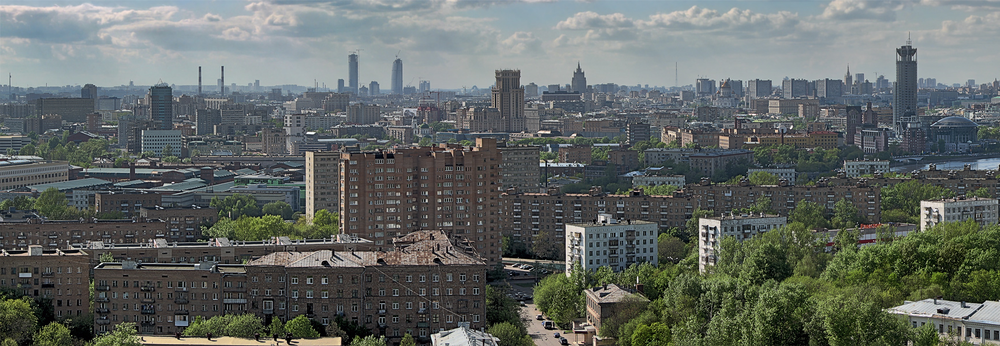
//> input picture panoramaII/Pan08_01.png, 1000 x 346 px, shrunk from 1732 x 600 before the run
$ ./main Pan08_01.png Pan08_02.png   (built with g++ and OpenCV 4)
//> lines starting //> are read from the running program, lines starting //| are printed output that depends on the picture
### panoramaII/serviceFunction.h
#ifndef SERVICEFUNCTION_H
#define SERVICEFUNCTION_H


#include <opencv2/opencv.hpp>

//=======================================================================================
//
//		Description: Вспомогательные функции проекта
//		Auth:	Vadim Yarmushov
//		Date: 17/03/21
//		Ver: 0.0.1
//
//=======================================================================================


namespace serviceFunction {


	void print_instruction();	// вывод инструкции на экран


// скопировать изображение в выбранную область Большего изображения
// cv::Mat mat - матрица куда будет копироваться изображение из cv::Mat in_mat
// cv::Mat in_mat - матрица фрагмент изображенияя, откуда будем копировать в большее изображение  - mat
// в соотвествующий region
// пример есть большая картинка cv::Mat mat( 600х 400) (w х h)
// копируем туда фрагмент - cv::Mat in_mat  150х170 (w х h)
// в cv::Rect region (x,y, w,h)  x,y - координаты левой верхней точки прямоугольника региона в большой картинке mat  куда будем копировать -  region(200,200, 150,170)
// размер in_mat должен быть такой же как и регион region,

	int copyToAreaInImage(cv::Mat& mat, cv::Mat& in_mat, cv::Rect region);


	// скопировать изображение из области src_region  изображения src_mat в выбранную область dst_regio Большего изображения -dst_mat
 // размер src_region = dst_region, отличается только начальная верхняя левая точка
 // размер матрицы куда копируем не может быть меньше размера фрагмента dst_region, а также не может быть меньше src_region
 // если все нормально вернется 0, иначе код ошибки
	int copyToAreaInImage(cv::Mat& src_mat, cv::Rect src_region, cv::Mat& dst_mat, cv::Rect dst_region);


}


#endif

### panoramaII/main.cpp
#include <iostream>

//#include <opencv2/opencv.hpp>

#include <opencv2/features2d.hpp>				// алгоритмы для поиска особых точек
#include <opencv2/highgui.hpp>					// для загрузки файлов
#include <opencv2/imgproc.hpp>					// функции обработки изображений
#include <opencv2/calib3d/calib3d.hpp>			// калибровка камеры и стереозрение
#include "serviceFunction.h"					// вспомогательные функции


//=======================================================================================
//
//
//		Description: Проект  panoramaII (вторая версия) занимается склейкой двух изображений с использованием OpenCV
//		c использованием поиска ключевых точек
//		Auth:	Vadim Yarmushov
//		Date: 20/03/21
//		Ver: 0.0.1
//
//=======================================================================================


int main(int argc, char *argv[])
{

	using namespace serviceFunction;


	std::cout << "\n";
	std::cout << "\nInitialization system OpenCV..." << std::endl;
	std::cout << "Description: application panoramaII  (ver2 with keypoints ) for composite two images in the one panorama" << std::endl;
	std::cout << "Author: Vadim Yarmushov" << std::endl;
	std::cout << "Date: 17/03/2021" << std::endl;
	std::cout << "ver: 0.0.2 " << std::endl;


	// если не ввели имена входных изображений и только 1 аргумент в коммандной строке
	if (argc == 1)
	{
		print_instruction();	// выведем инструкцию
		return -1;
	}


	// входные изображения
	// изображения подавать на вход слева направо, сверху вниз
	// это значит, что при вводе image_01 - это левое изображение, image_02 - правое - при горизонтальном совмещении,
	// при вертикальном совмещении image_01 - это верхнее изображение, image_02 - нижнее
	cv::Mat image_01_origin = cv::imread(argv[1]);	// первая фотография для слияния
//> image_01_origin is the input picture: 346 rows x 1000 cols, CV_8UC3; mean B, G, R 100.3, 103.7, 98
	cv::Mat image_02_origin = cv::imread(argv[2]); // вторая фотография для слияния
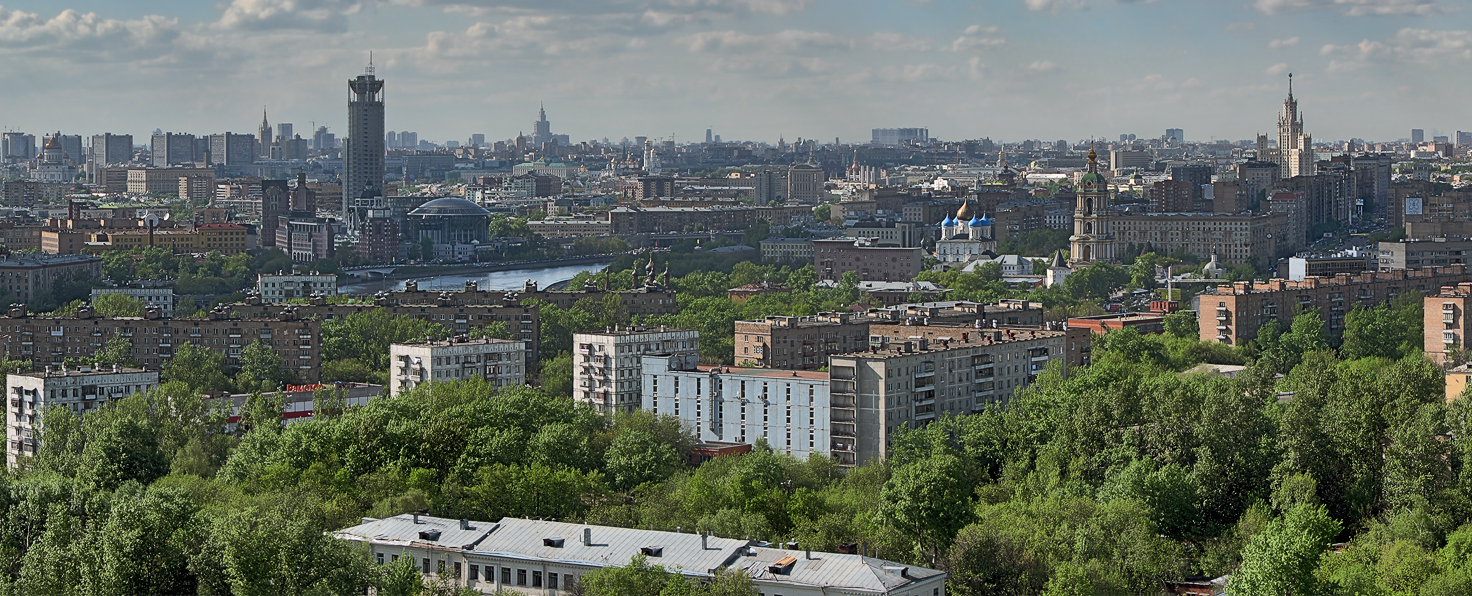
//> input picture panoramaII/Pan08_02.png, 1472 x 596 px
//> image_02_origin is the input picture: 596 rows x 1472 cols, CV_8UC3; mean B, G, R 96.5, 106.3, 98.9

	// полноцветные входные изображения
//	cv::Mat image_01_origin = cv::imread("Pan08_01.png");
//	cv::Mat image_02_origin = cv::imread("Pan08_02.png");


	// создадим 256 тоное изображение
	cv::Mat image_01(image_01_origin.size(), CV_8U);
	cv::Mat image_02(image_02_origin.size(), CV_8U);
	//Преобразуем в оттенки серого и выполняем бинаризацию
	// cv::cvtColor(image_01_origin, image_01, CV_BGR2GRAY);
	cv::cvtColor(image_01_origin, image_01, cv::COLOR_BGR2GRAY);
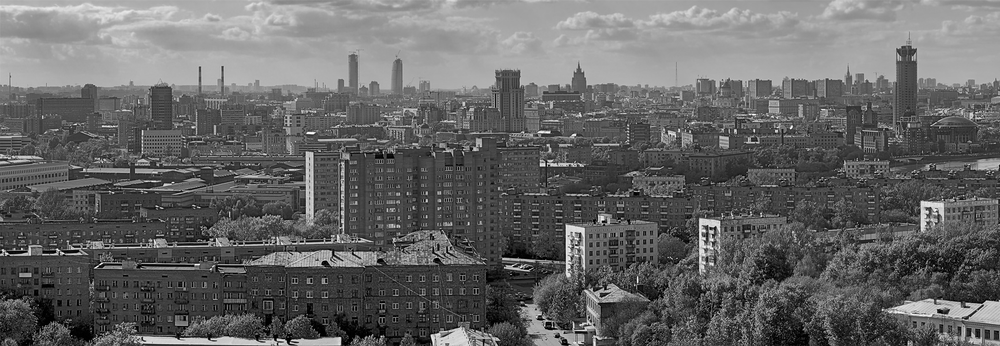
//> image_01: 346 rows x 1000 cols, CV_8UC1; min 0, max 255, mean 101.6
	cv::cvtColor(image_02_origin, image_02, cv::COLOR_BGR2GRAY);
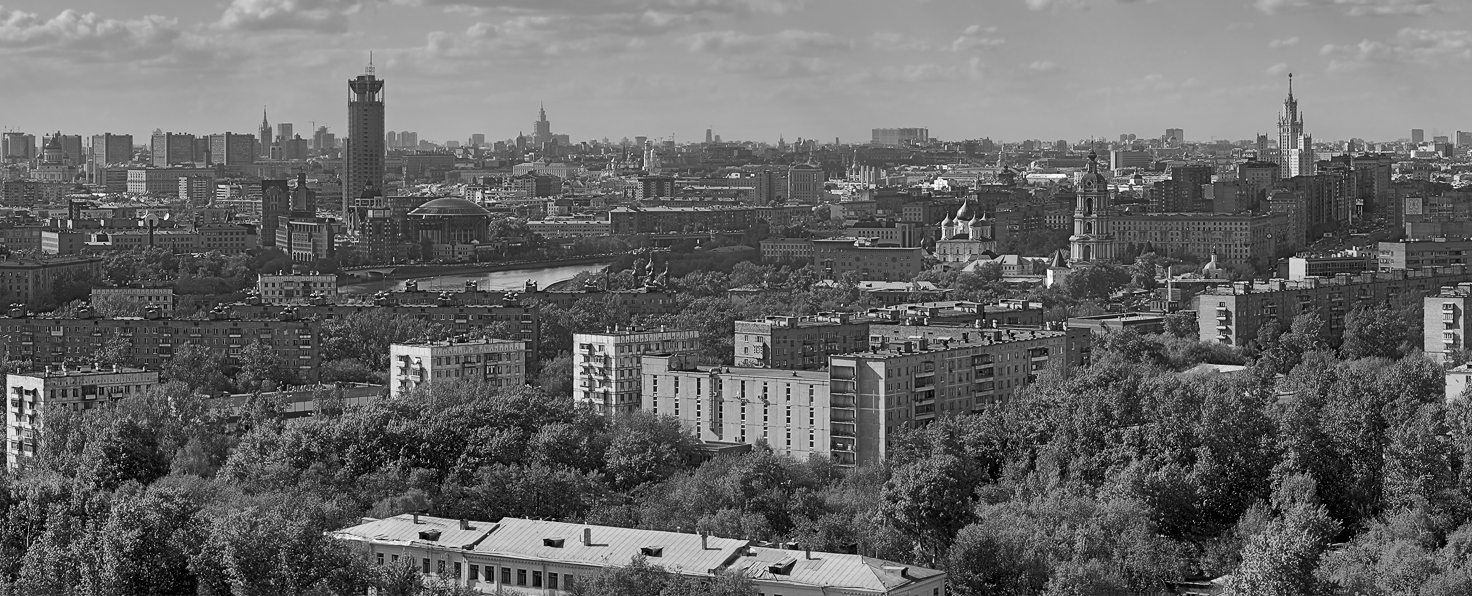
//> image_02: 596 rows x 1472 cols, CV_8UC1; min 0, max 255, mean 103

	// заведем хранилище ключевых точек
	std::vector<cv::KeyPoint> keypoints_01;	// для первого изображения
	std::vector<cv::KeyPoint> keypoints_02;	// для второго изображения

	// === 1. Найдем ключевые точки на каждом изображении с помощью методов из абстрактного класса FeatureDetector ===

	// создадим указатель на детектор ORB - используется для обработки видео в реальном времени
	// он инвариантен относительно поворота
	// Детектор ORB
	// static cv::Ptr<cv::BRISK> pDetector = cv::BRISK::create();
	 static cv::Ptr<cv::ORB> pDetector = cv::ORB::create();
	// static cv::Ptr<cv::SIFT> pDetector = cv::SIFT::create();	// работает медленно, результат плохой


	// теперь найдем ключевые точки применяя метод детектора detect()
	pDetector->detect(image_01, keypoints_01);		// для первого изображения
//> keypoints_01 = 500 keypoints; strongest (x, y, size): (702, 234, 31), (605, 289, 31), (938, 310, 31), (715, 227, 31)
	pDetector->detect(image_02, keypoints_02);		// для второго изображения
//> keypoints_02 = 500 keypoints; strongest (x, y, size): (812, 437, 31), (994, 325, 31), (789, 419, 31), (812, 444, 31)

	// === 2. Вычислим дескрипторы с помощью методов из класса DescriptorExtractor ===
	// Дескриптором ключевой точки называется числовой вектор, характеризующий
	// особенности изображения в окрестности данной точки.
	 cv::Ptr<cv::DescriptorExtractor> descriptorExtractor = cv::ORB::create();


	// создадим массив где будем хранить дескрипторы
	cv::Mat descriptors_01;		// для первого изображения
	cv::Mat descriptors_02;		// для второго изображения

	// найдем дескрипторы - descriptors_01, descriptors_02
	descriptorExtractor->compute(image_01, keypoints_01, descriptors_01);
	descriptorExtractor->compute(image_02, keypoints_02, descriptors_02);

	// === 3. Сравним дескрипторы с помощью методов из класса DescriptorMatcher ===
	// ===    и выберем из результатов сравнения самые похожие точки            ===


	cv::BFMatcher  matcher;							// будем использовать BFMatcher сопоставитель
	//cv::BFMatcher  matcher(cv::NORM_HAMMING);		// будем использовать BFMatcher сопоставитель
	std::vector<cv::DMatch> matches;				// matches - здесь храним результаты сопоставления descriptoro'

	// используя дескрипторы найдем matches
	matcher.match(descriptors_01, descriptors_02, matches);
//> matches = 500 matches

	// === 4. Выберем самые похожие точки из результатов сравнения ===
	// зададим границы
	double max_dist = 0; double min_dist = 100;


	//  найдем минимальную, максимальную дистанцию между ключевыми точками
	for (int i = 0; i < descriptors_01.rows; i++)
	{
		double dist = matches[i].distance;
		if (dist < min_dist) { min_dist = dist; }
	//	if (dist > max_dist) { max_dist = dist; }

	}
//> this loop made 500 passes
//> (dist, min_dist) on passes 62, 95: (84.43, 84.43), (72.39, 72.39)
//> dist on passes 1 to 6: 330.3, 281, 351.3, 399.6, 346.7, 383.6
//> after the loop, min_dist = 72.39


	// оставим для расчета только лучшие совпадения
	// оставим только те рузультаты чья дистанция меньше 5*(min_dist+1)

	// хранилище лучших ключевых точек
	std::vector< cv::DMatch > good_matches;


	for (int i = 0; i < descriptors_01.rows; i++)
	{
		if (matches[i].distance < (5 * (min_dist + 1)) )
		{
			good_matches.push_back(matches[i]);
		}
	}
//> after the loop, good_matches = 310 matches


	// проверим количество хороших совпадений
	if (good_matches.size() < 4)
	{
		std::cout << "\nYou got insufficient number of matches! you need at least 4!" << std::endl;
		return -1;
	}


	std::vector<cv::Point2f> img1;		// хранилище точек относящиехся к левому изображению
	std::vector<cv::Point2f> img2;		// хранилище точек относящиехся к правому изображению, объекту, добавляемому в сцену

	// скопируем соотвествующие точки в
	for (int i = 0; i < good_matches.size(); ++i)
	{
		img1.push_back(keypoints_01[good_matches[i].queryIdx].pt);
		img2.push_back(keypoints_02[good_matches[i].trainIdx].pt);
	}
//> after the loop, img1 = 310 Points (x, y), first 12: [704, 249], [603, 219], [212, 239], [216, 239], [712, 264], [571, 257], [926, 208], [324, 238], [710, 263], [378, 260], [775, 131], [506, 267]; img2 = 310 Points (x, y), first 12: [1060, 262.8], [1219.3, 329.7], [1049.9, 275.9], [1297.1, 261.6], [941.4, 221.9], [1059.6, 174.2], [399.2, 356], [736, 321], [586.8, 388.8], [420, 533], [140, 222.9], [428, 350.9]


	// Нарисуем точки с лучшими совпадениеми
	cv::Mat img_matches;	// на этом изображении нарисуем точки совпажения
	cv::drawMatches(image_01, keypoints_01, image_02, keypoints_02,
		good_matches, img_matches, cv::Scalar::all(-1), cv::Scalar::all(-1),
		std::vector<char>(), cv::DrawMatchesFlags::NOT_DRAW_SINGLE_POINTS);
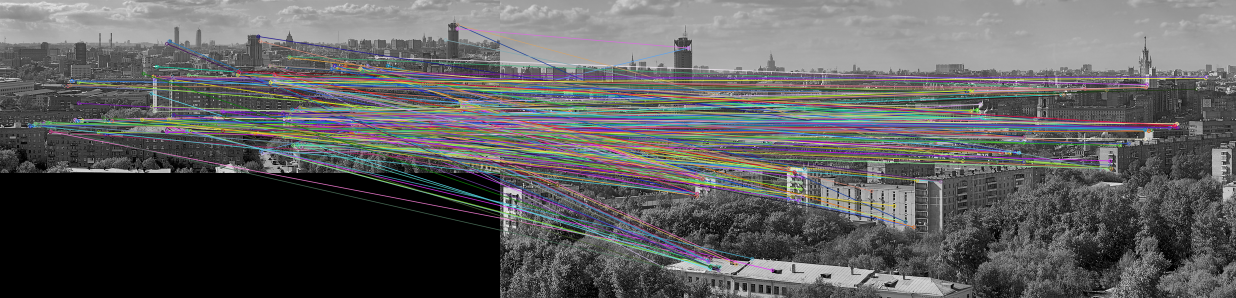
//> img_matches: 596 rows x 2472 cols, CV_8UC3 (shown at 1/2 size); mean B, G, R 93.8, 93.3, 93.4

	//-- Покажем в окне результат найденных сопадений и выведем в файл


	cv::imwrite("best_matches.jpg", img_matches);
	cv::imshow("best matches ...", img_matches);
	// cv::waitKey(0);
	if (cv::waitKey(33) >= 0)
	{
		cv::imwrite("best_matches.jpg", img_matches);

		cv::destroyWindow("best matches ...");

	}


	// распечатаем список лучших точек
	for (int i = 0; i < (int)good_matches.size(); ++i)
	{
		printf("-- Good Match [%d] Keypoint 1: %d  -- Keypoint 2: %d  \n", i, good_matches[i].queryIdx, good_matches[i].trainIdx);
	}
//> this loop made 310 passes
//| -- Good Match [0] Keypoint 1: 0  -- Keypoint 2: 467
//| -- Good Match [1] Keypoint 1: 1  -- Keypoint 2: 373
//| -- Good Match [2] Keypoint 1: 2  -- Keypoint 2: 489
//| -- Good Match [3] Keypoint 1: 4  -- Keypoint 2: 492
//| -- Good Match [4] Keypoint 1: 6  -- Keypoint 2: 354
//| -- Good Match [5] Keypoint 1: 7  -- Keypoint 2: 383
//| -- Good Match [6] Keypoint 1: 9  -- Keypoint 2: 311
//| -- Good Match [7] Keypoint 1: 12  -- Keypoint 2: 52
//> (output is shown up to pass 8 of 310)


	// Найдем матрицу гомографии  - трансформации перспективы,
	// !!! важно правильно указать последовательность точек - img2, img1,
	// это значит приводим координаты изображения img2 к координатам изображения - img1
	// если указать обратное у нас будет неправильный результат
	cv::Mat homography = cv::findHomography(img2, img1, cv::RANSAC);
//> homography = [[-0.596, -1.15, 969.1], [-0.109, -0.0512, 133.4], [-0.000605, -0.00116, 1]]


	if (homography.empty())
	{
		std::cout << "\nCan't find homography matrix" << std::endl;
		return -10;
	}


	// наше изображение может выходить за пределы temp_panorama

	// применим найденную матрицу трансформации -  homography к изображению image_02 -> результат  изображение: panorama
	// матрица будет хранить результат склейки
	cv::Size sz(image_01.cols + image_02.cols, image_01.rows);
//> sz = Size(2472, 346)
	int type = image_02.type();
//> type = 0

	cv::Mat panorama;	// сохраниним исправленное изображение в  panorama;
	// применим найденную матрицу трансформации -  homography к изображению image_02 -> результат  изображение: warpresult2
	cv::warpPerspective(image_02_origin, panorama, homography, sz);
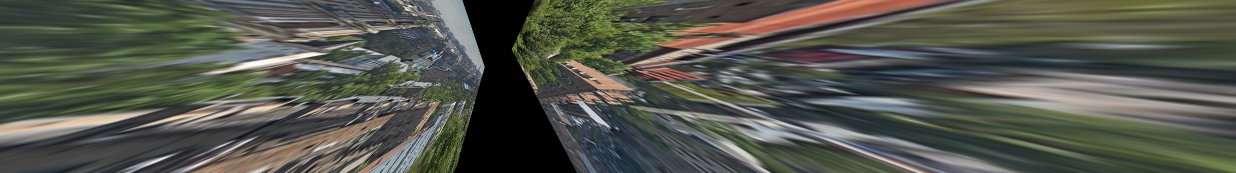
//> panorama: 346 rows x 2472 cols, CV_8UC3 (shown at 1/2 size); mean B, G, R 76.4, 86, 83.4

	cv::Mat half(panorama, cv::Rect(0, 0, image_01.cols, image_01.rows));
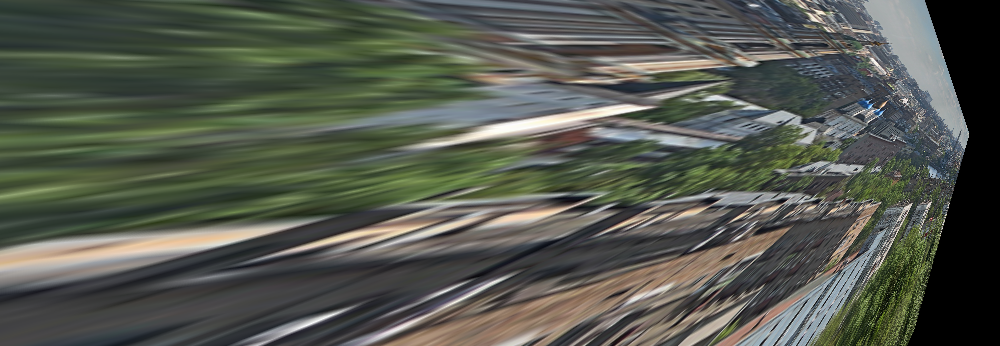
//> half: 346 rows x 1000 cols, CV_8UC3; mean B, G, R 78.6, 88.5, 84.4
	image_01_origin.copyTo(half);
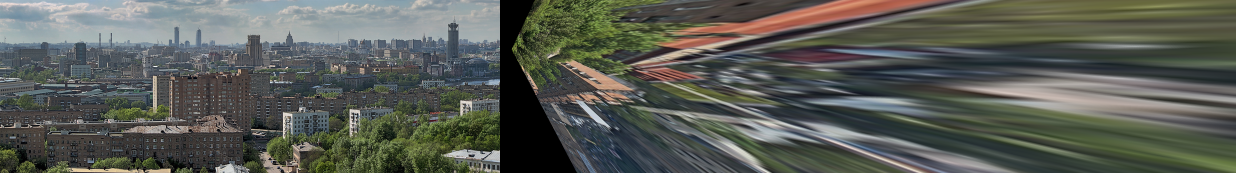
//> panorama: 346 rows x 2472 cols, CV_8UC3 (shown at 1/2 size); mean B, G, R 85.2, 92.2, 88.9
	imwrite("panorama.jpg", panorama);


	std::cout << "\n End prog" << std::endl;
	return 0;
}
